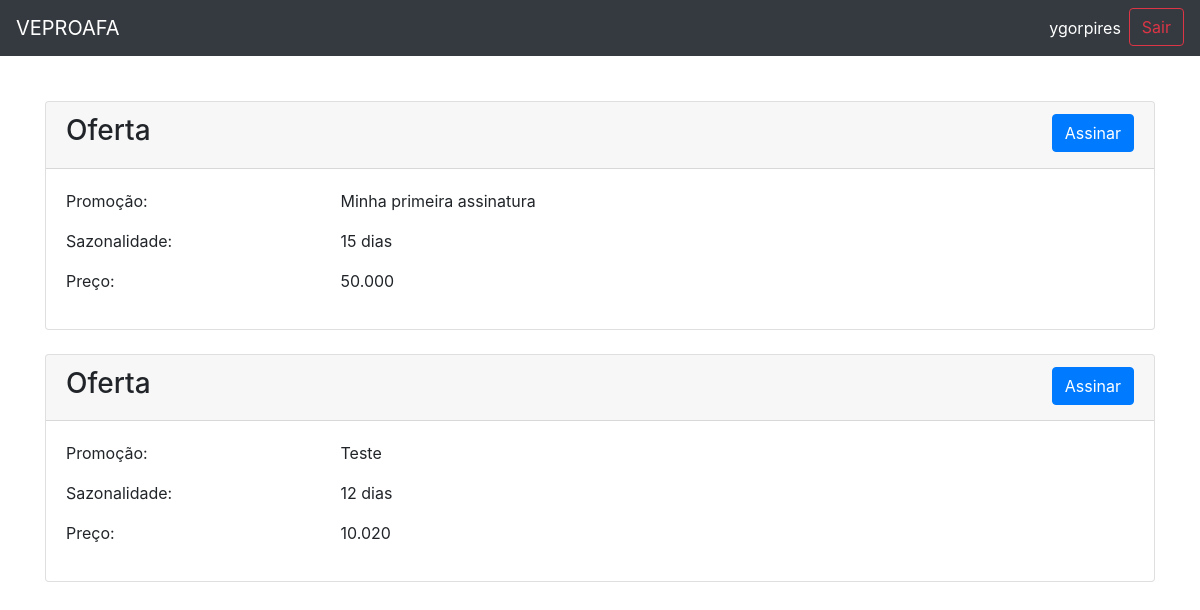
Page /veproafa/assinatura/list_all/ (signed in) on the committed database.
### app_base/models.py (models this page shows, shortened)
class Assinatura(models.Model):
    nome = models.CharField(max_length=120,default='')
    preco = models.DecimalField(max_digits=6,decimal_places=3)
    sazonalidade = models.CharField(max_length=45)
    tipo_pagamento= models.ManyToManyField(TipoPagamento,blank=False)
    producoes= models.ManyToManyField(Producao,blank=False,related_name="producao")

### app_base/views.py (the view)
# urls.py: path('assinatura/list_all/', views.list_all, name='list_all'),
def list_all(request):
    ass = Assinatura.objects.all()
    cli = Cliente.objects.get(user=request.user)
    title = "Assinaturas"
    return render(request,"assinatura/list_all.html",{"title":title,"ass":ass,"cli":cli})

### app_base/templatetags/auth_extras.py (called while the page is built)
@register.filter(name='has_group')
def has_group(user, group_name):
    group = Group.objects.get(name=group_name)
    return True if group in user.groups.all() else False

### templates/assinatura/list_all.html (shortened to what this page needs)
{% extends 'base.html' %}
{%load crispy_forms_tags%}
{% block conteudo %}
{% for assinatura in ass%}
<div class="card">
  <div class="card-header">
      <div class="row">
      <div class="col-md-6"><h3>Oferta</h3></div>
      <div class="col-md-6"><a href="{% url 'assinar' cli.id %}" class="btn btn-primary" style="float:right">Assinar</a></div>
      </div>
  </div>
  <div class="card-body">
    <div class="row">
        <div class="col-md-3">
            <p>Promoção:</p>
            <p>Sazonalidade:</p>
            <p>Preço:</p>
        </div>
        <div class="col-md-6">
        <p class="card-text">{{assinatura.nome}}</p>
        <p class="card-text">{{assinatura.sazonalidade}}</p>
        <p class="card-text">{{assinatura.preco}}</p>
        </div>
    </div>
  </div>
</div>
<br/>
{%endfor%}
{% endblock %}

### templates/base.html (shortened to what this page needs)
{% load static %}
{% load auth_extras %}
<!DOCTYPE html>
<html lang="en">
<head>
    <link rel="stylesheet" href="{% static '/bootstrap/css/bootstrap.min.css' %}"/>
    <link rel="stylesheet" href="{% static '/bootstrap/css/style.css' %}"/>
</head>
<body>
<nav class="navbar navbar-expand-lg navbar-dark bg-dark">
    <a class="navbar-brand" href="#">VEPROAFA</a>
    <div class="collapse navbar-collapse" id="navbarSupportedContent">
        <ul class="navbar-nav ml-auto">
            <li class="nav-item">
                <a href="#" class="nav-link active">{{ user.username }}</a>
            </li>
            <li class="nav-item">
                <a href="{% url 'my_logout'%}" class="btn btn-outline-danger my-2 my-sm-0">Sair</a>
            </li>
        </ul>
    </div>
</nav>
<div class="container corretor corretor-card">
    {% block conteudo %}
    {% endblock %}
</div>
</body>
</html>

### rows in the picture
Assinatura: nome "Minha primeira assinatura", sazonalidade "15 dias", preco "50.000"
Assinatura: nome "Teste", sazonalidade "12 dias", preco "10.020"

### other values in the picture
{{ user.username }} "ygorpires"
